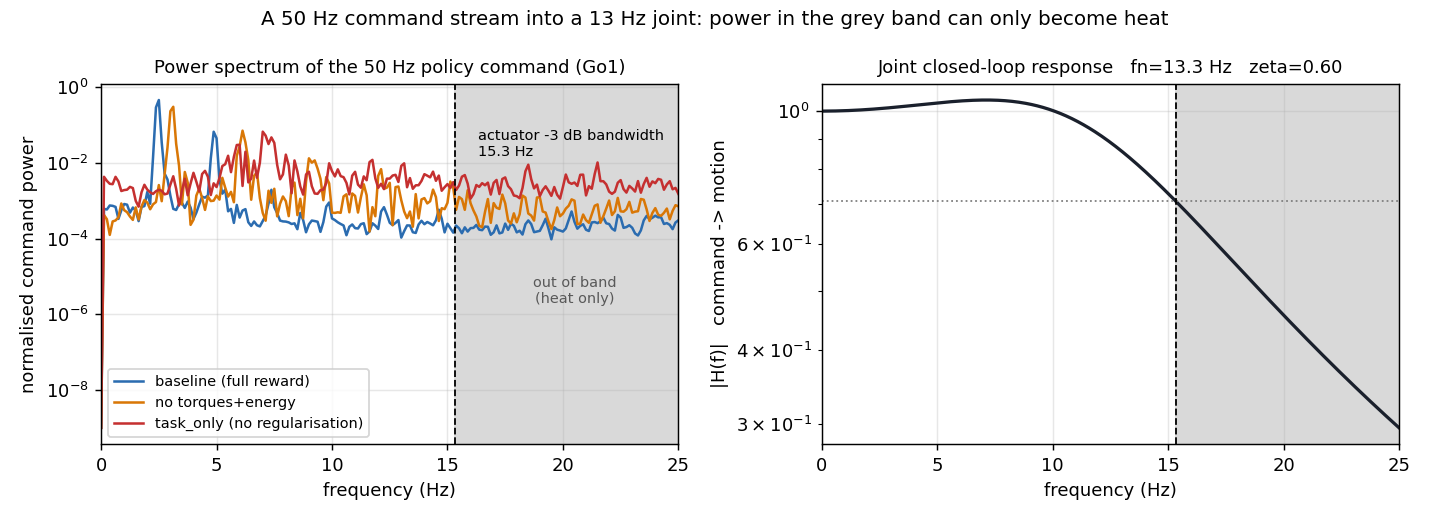
#> input picture pic/command-spectrum.png, 1430 x 520 px
$ python annotate_command_spectrum.py
#> lines starting #> are read from the running program, lines starting #| are printed output that depends on the picture
#!/usr/bin/env python3
"""Add a band ruler under pic/command-spectrum.png.

The original panel shades 15.3 Hz to 25 Hz and labels it the actuator -3 dB
bandwidth. That label is correct -- it is the band rho is defined against in
Section 3.2 -- but the paper's central claim is about the 5-25 Hz filter-reachable
band of Section 5.4, and a reader scanning the figure will read the grey region as
that band. The two are different cuts and must be visibly different.

The underlying curves are measured data and the source rollouts are not in this
repository, so this script does not redraw, retrace, or otherwise reconstruct
them. It extends the canvas downward and draws the ruler in the new strip. Every
pixel of the original figure is copied through untouched; running this on the
output twice would be idempotent only in the sense that it re-reads the original,
so it always reads `SRC` and always writes `DST`.

The x mapping is not assumed. It is measured from the rendered axes: the left and
right spines of each panel are found as the long dark columns, and the 15.3 Hz
dashed rule is used to confirm the mapping before anything is drawn. If that check
fails the script refuses to write.

Run from the repository root:  python figsrc/annotate_command_spectrum.py
"""
from __future__ import annotations

import sys
from pathlib import Path

import numpy as np
from PIL import Image, ImageDraw, ImageFont

ROOT = Path(__file__).resolve().parent.parent
SRC = ROOT / "pic" / "command-spectrum.png"
DST = ROOT / "pic" / "command-spectrum-annotated.png"

F_MAX = 25.0          # both panels span 0..25 Hz linearly
F_DASH = 15.3         # the dashed rule already in the figure, used as the check
F_LO = 5.0            # lower edge of the paper's filter-reachable band
STRIP = 104           # height of the added annotation lane, px

INK = (16, 20, 24)
ACC = (200, 66, 30)       # same orange the vector figures use for "reachable"
MUTED = (110, 120, 126)


def _font(size: int, bold: bool = False) -> ImageFont.FreeTypeFont:
    for name in (("arialbd.ttf", "Arial Bold.ttf") if bold else ("arial.ttf", "Arial.ttf")):
        try:
            return ImageFont.truetype(name, size)
        except OSError:
            continue
    return ImageFont.load_default(size)


def find_panels(arr: np.ndarray) -> list[tuple[float, float]]:
    """Return [(left_spine_x, right_spine_x), ...] for each panel, left to right."""
    dark = arr.sum(axis=2) < 260
    h = dark.shape[0]
    cols = [x for x in range(dark.shape[1]) if dark[:, x].sum() > 0.27 * h]
    # merge adjacent columns (a spine is 1-2 px wide) into single centres
    groups: list[list[int]] = []
    for x in cols:
        if groups and x - groups[-1][-1] <= 2:
            groups[-1].append(x)
        else:
            groups.append([x])
    centres = [sum(g) / len(g) for g in groups]
    if len(centres) % 3 != 0:
        raise SystemExit(f"error: expected 3 long verticals per panel, got {centres}")
    return [(centres[i], centres[i + 2]) for i in range(0, len(centres), 3)]


def check_mapping(panel: tuple[float, float], dash_centre: float) -> None:
    x0, x1 = panel
    predicted = x0 + (F_DASH / F_MAX) * (x1 - x0)
    if abs(predicted - dash_centre) > 2.0:
        raise SystemExit(
            f"error: axis mapping check failed. The {F_DASH} Hz rule should land at "
            f"x={predicted:.1f} but was found at x={dash_centre:.1f}. Refusing to draw."
        )


def main() -> int:
    if not SRC.exists():
        print(f"error: {SRC} not found", file=sys.stderr)
        return 1
    im = Image.open(SRC).convert("RGB")
    arr = np.asarray(im).astype(int)

    dark = arr.sum(axis=2) < 260
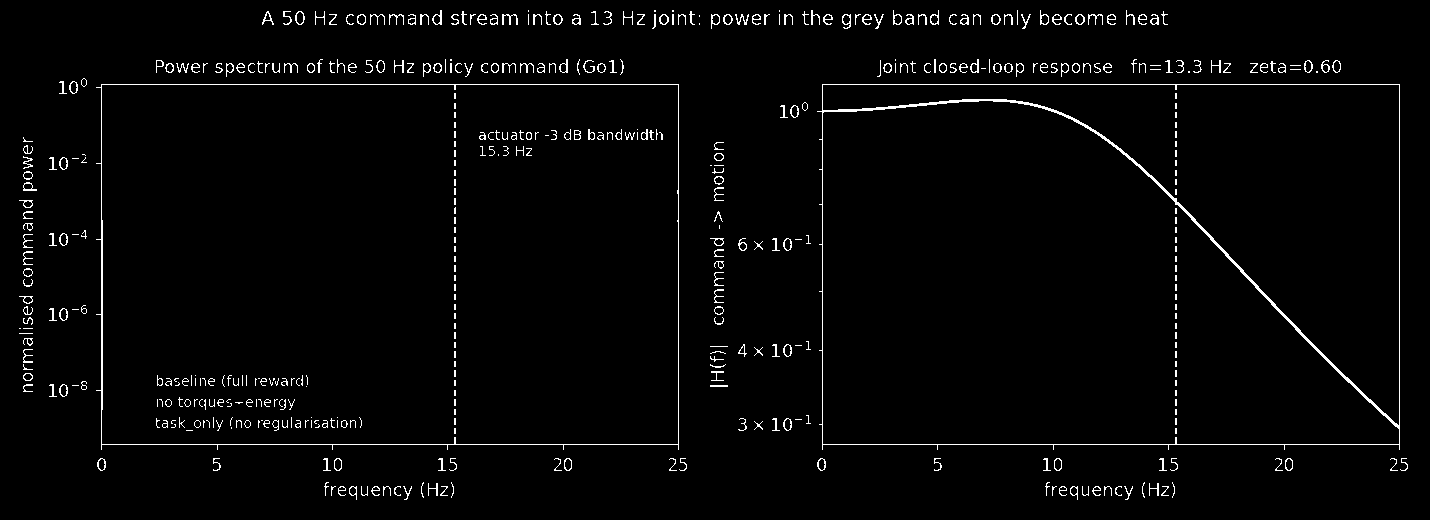
#> dark: shape (520, 1430) bool; 2.4% white in thin lines or dots
    h = dark.shape[0]
#> h = 520
    cols = [x for x in range(dark.shape[1]) if dark[:, x].sum() > 0.27 * h]
#> cols = [101, 102, 454, 455, 678, 822, 1175, 1176, 1399]
    groups: list[list[int]] = []
    for x in cols:
        if groups and x - groups[-1][-1] <= 2:
            groups[-1].append(x)
        else:
            groups.append([x])
#> this loop made 9 passes
#> x on passes 1 to 9: 101, 102, 454, 455, 678, 822, 1175, 1176, 1399
#> after the loop, groups = [[101, 102], [454, 455], [678], [822], [1175, 1176], [1399]]
    centres = [sum(g) / len(g) for g in groups]
#> centres = [101.5, 454.5, 678, 822, 1175.5, 1399]
    if len(centres) != 6:
        raise SystemExit(f"error: expected 6 long verticals (2 panels), got {centres}")

    panels = [(centres[0], centres[2]), (centres[3], centres[5])]
#> panels = [(101.5, 678), (822, 1399)]
    dashes = [centres[1], centres[4]]
#> dashes = [454.5, 1175.5]
    for p, d in zip(panels, dashes):
        check_mapping(p, d)
#> this loop made 2 passes
#> (d, x0 in check_mapping, x1 in check_mapping, predicted in check_mapping) on passes 1 to 2: (454.5, 101.5, 678, 454.3), (1175.5, 822, 1399, 1175.1)
    print(f"axis mapping verified on both panels ({F_DASH} Hz rule lands within 2 px)")

    out = Image.new("RGB", (im.width, im.height + STRIP), "white")
#> out: PIL image 1430x624 RGB; every value is 255
    out.paste(im, (0, 0))
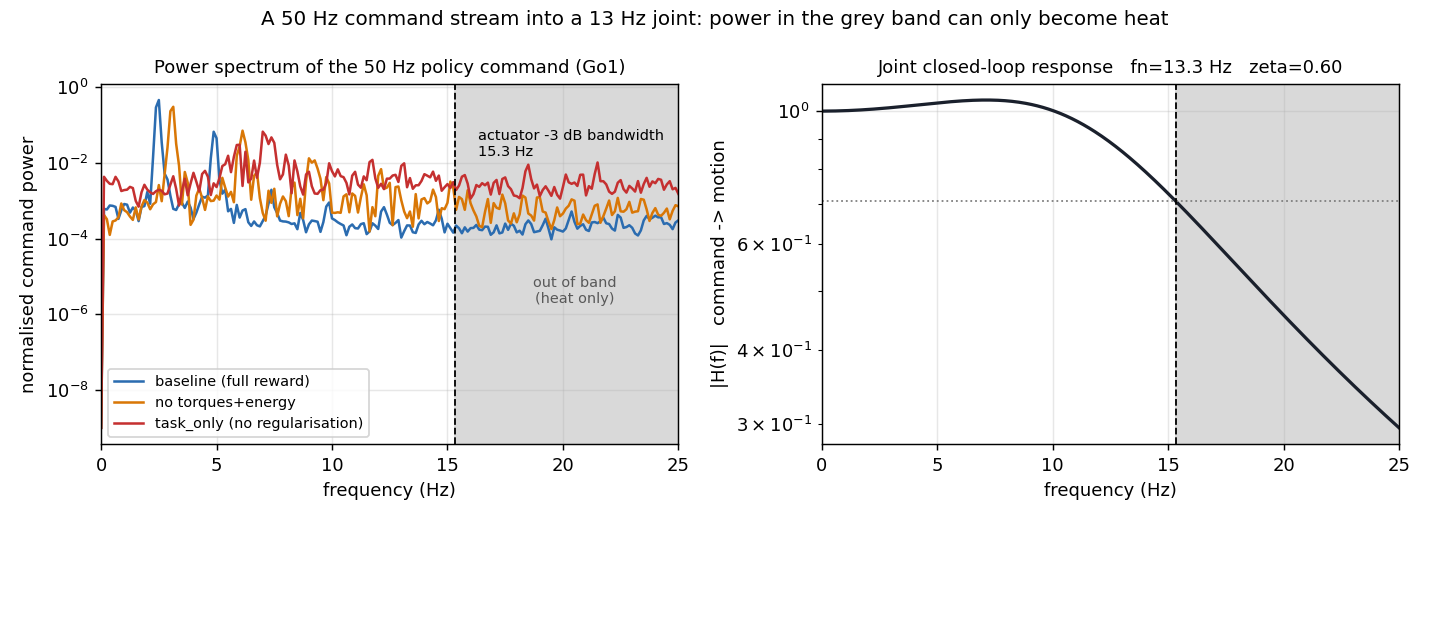
#> out: PIL image 1430x624 RGB; mean R, G, B 240.5, 239.3, 238.9
    d = ImageDraw.Draw(out)

    f_lab = _font(15, bold=True)
    f_small = _font(13)
    top = im.height
#> top = 520

    # hairline separating the added lane from the figure it annotates
    d.line([(0, top + 1), (im.width, top + 1)], fill=(222, 227, 229), width=1)

    for i, (x0, x1) in enumerate(panels):
        span = x1 - x0
        xlo = x0 + (F_LO / F_MAX) * span
        xhi = x1
        xdash = x0 + (F_DASH / F_MAX) * span
        y = top + 24

        # the paper's reachable band: 5 Hz to Nyquist
        d.line([(xlo, y), (xhi, y)], fill=ACC, width=3)
        for xe in (xlo, xhi):
            d.line([(xe, y - 6), (xe, y + 6)], fill=ACC, width=3)
        d.text(((xlo + xhi) / 2, y + 11), "5-25 Hz: filter-reachable band (Sec. 5.4)",
               font=f_lab, fill=ACC, anchor="ma")

        # The grey region is the same on both panels, so explain it once, under
        # the left one, and right-align so a long label cannot run off the canvas.
        if i == 0:
            y2 = y + 42
            d.line([(xdash, y2), (xhi, y2)], fill=MUTED, width=2)
            for xe in (xdash, xhi):
                d.line([(xe, y2 - 5), (xe, y2 + 5)], fill=MUTED, width=2)
            d.multiline_text(
                (xhi, y2 + 8),
                "grey shading, both panels: 15.3 Hz actuator -3 dB bandwidth\n"
                "-- the band rho is defined against (Sec. 3.2), a different cut",
                font=f_small, fill=MUTED, anchor="ra", align="right", spacing=3)
#> this loop made 2 passes
#> (x0, x1, span, xlo, xhi, xdash, y, y2) on pass 1: (101.5, 678, 576.5, 216.8, 678, 454.3, 544, 586)
#> (x0, x1, span, xlo, xhi, xdash, y) on pass 2: (822, 1399, 577, 937.4, 1399, 1175.1, 544)

    out.save(DST, dpi=im.info.get("dpi", (130, 130)))
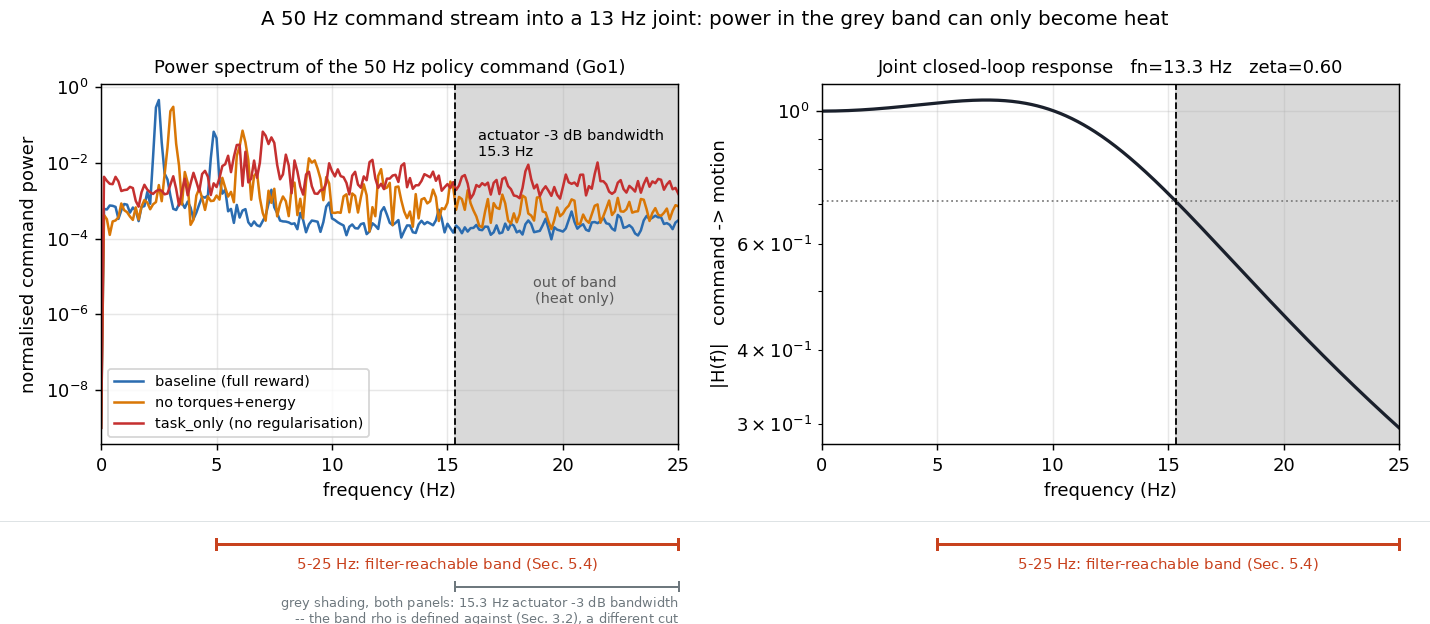
#> saved as command-spectrum-annotated.png: PIL image 1430x624 RGB; mean R, G, B 239.8, 238, 237.4
    print(f"wrote {DST.relative_to(ROOT)}  ({DST.stat().st_size/1024:.0f} KB, "
          f"{out.width}x{out.height})")
#| wrote pic/command-spectrum-annotated.png  (130 KB, 1430x624)
    print(f"original {SRC.relative_to(ROOT)} untouched")
    return 0


if __name__ == "__main__":
    raise SystemExit(main())
#> (the program exits here)
